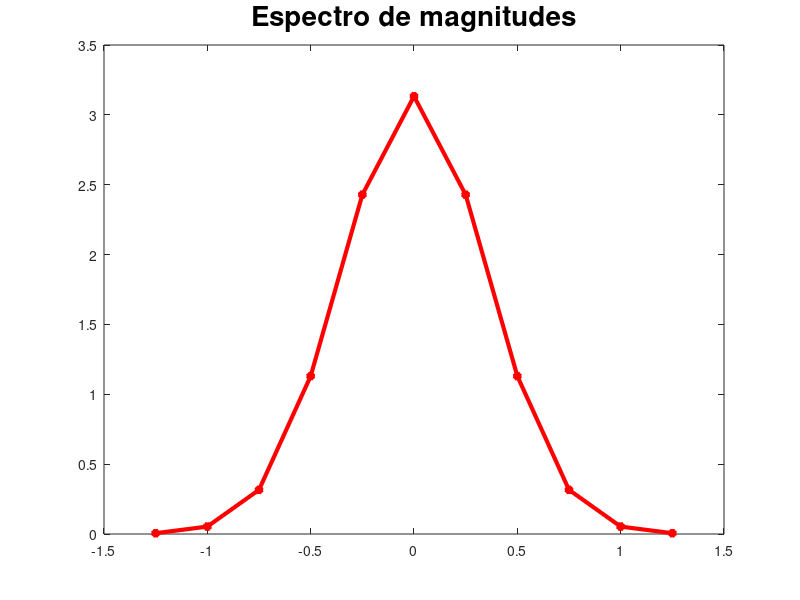

Recreate this plot in MATLAB.
dt=0.4;
t=-2:dt:2;
v=exp(-2*t.^2);
%plot (t, v, "r*-", "linewidth", 3);
%title("v(t) por t - 1.c)", "fontsize", 20);
%xlabel("t", "fontsize", 18);
%ylabel("v(t)", "fontsize", 18);

f=-1.25:(1/4):1.25;
V = fft(v)
V = fftshift(V);
modV = abs(V);
plot(f, modV, "r*-", "linewidth", 3)
title("Espectro de magnitudes", "fontsize", 20);
